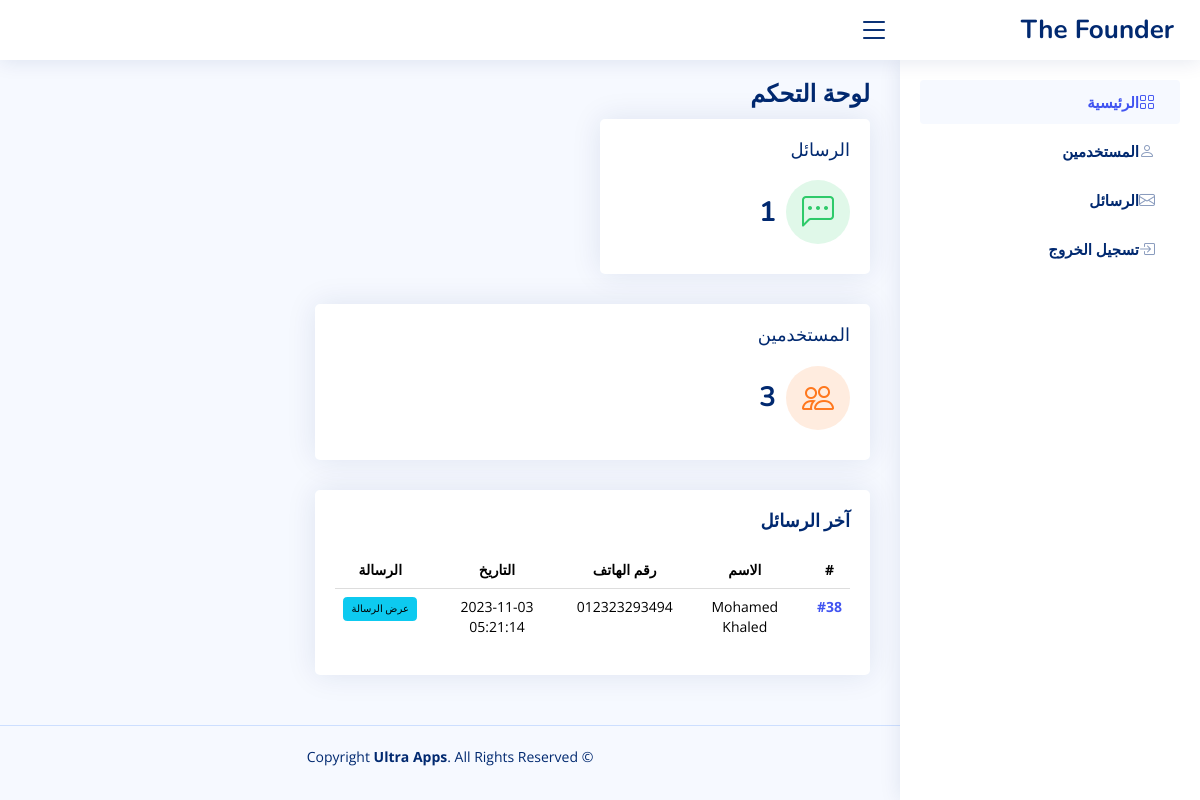
/manage/dashboard.php (signed in), run on the app's committed database.
### tables this page shows
CREATE TABLE `roles_permissions` (
  `role_id` bigint(20) NOT NULL,
  `perm_id` bigint(20) NOT NULL
);

CREATE TABLE `messages` (
  `ID` int(11) NOT NULL,
  `fname` varchar(255) NOT NULL,
  `lname` varchar(255) NOT NULL,
  `email` varchar(255) NOT NULL,
  `phone` varchar(255) NOT NULL,
  `Date` timestamp NULL DEFAULT NULL,
  `message` longtext NOT NULL
);

### manage/includes/functions/functions.php (called while the page is built, shortened)
<?php
function getAllFrom($field, $tableName, $where, $and, $orderField, $ordering = "ASC")
{
    global $con;
    $getAll = $con->prepare("SELECT $field FROM $tableName $where $and ORDER BY $orderField $ordering");
    $getAll->execute();
    $all = $getAll->fetchAll();
    return $all;
}
function countItems($item, $table)
{
    global $con;
    $stmt2 = $con->prepare("SELECT COUNT($item) FROM $table");
    $stmt2->execute();
    return $stmt2->fetchColumn();
}

### manage/dashboard.php (the view, shortened to what this page needs)
<?php
$pageTitle = 'لوحة التحكم';
include 'init.php';
$getAd = $con->prepare('SELECT
                            admin.*,
                            roles.role_name AS Role_Name
                        FROM
                            admin
                        INNER JOIN
                            roles
                        ON
                            roles.role_id = admin.role_id
                        WHERE
                            UserName = ?');
$getAd->execute([$sessionUser]);
$info = $getAd->fetch();
$AdminRole = $info['role_id'];
$getAdmin = $con->prepare("SELECT
                                roles_permissions.*,
                                permissions.perm_desc AS perm_name
                            FROM
                                roles_permissions
                            INNER JOIN
                                permissions
                            ON
                                permissions.perm_id = roles_permissions.perm_id
                            ");
$getAdmin->execute();
$info = $getAdmin->fetchAll();
if (isset($_SESSION['Username'])) {
    foreach ($info as $permission_name) {
        if ($permission_name['perm_name'] == 'Dashboard' && $permission_name['role_id'] == $AdminRole) { ?>
<main id="main" class="main">
    <div class="pagetitle">
        <h1>
            <h1><?php echo $pageTitle ?></h1>
        </h1>
    </div>
    <section class="section dashboard">
        <div class="row">
            <div class="col-lg-8">
                <div class="row">
                    <div class="col-xxl-6 col-md-6">
                        <div class="card info-card revenue-card">
                            <div class="card-body">
                                <h5 class="card-title">الرسائل</h5>
                                <div class="d-flex align-items-center">
                                    <div
                                        class="card-icon rounded-circle d-flex align-items-center justify-content-center">
                                        <i class="bi bi-chat-left-dots"></i>
                                    </div>
                                    <div class="p-3">
                                        <h6><?php echo countItems('ID', 'messages'); ?></h6>
                                    </div>
                                </div>
                            </div>
                        </div>
                    </div>
                    <div class="col-xxl-6 col-xl-12">
                        <div class="card info-card customers-card">
                            <div class="card-body">
                                <h5 class="card-title">المستخدمين</span></h5>
                                <div class="d-flex align-items-center">
                                    <div
                                        class="card-icon rounded-circle d-flex align-items-center justify-content-center">
                                        <i class="bi bi-people"></i>
                                    </div>
                                    <div class="p-3">
                                        <h6><?php echo countItems('UserID', 'admin'); ?></h6>
                                    </div>
                                </div>
                            </div>
                        </div>
                    </div>
                    <div class="col-12">
                        <div class="card recent-sales overflow-auto">
                            <div class="card-body">
                                <h2 class="card-title fw-bold">آخر الرسائل </h2>
                                <table class="table table-borderless datatable">
                                    <thead>
                                        <tr>
                                            <th scope="col">#</th>
                                            <th scope="col">الاسم</th>
                                            <th scope="col">رقم الهاتف</th>
                                            <th scope="col">التاريخ</th>
                                            <th scope="col">الرسالة</th>
                                        </tr>
                                    </thead>
                                    <tbody>
                                        <?php
                                                    $messages = getAllFrom("*", "messages", "", "", "ID", "ASC");
                                                    foreach ($messages as $msg) { ?>
                                        <tr>
                                            <th scope="row"><a href="#">#<?php echo $msg['ID']; ?></a></th>
                                            <td><?php echo $msg['fname'] . " " . $msg['lname']; ?></td>
                                            <td><?php echo $msg['phone']; ?></td>
                                            <td><?php echo $msg['Date']; ?></td>
                                            <td>
                                                <a class="btn btn-info" target="_blank"
                                                    href="message_details.php?msgid=<?php echo $msg['ID'] ?>">عرض
                                                    الرسالة</a>
                                            </td>
                                        </tr>
                                        <?php } ?>
                                    </tbody>
                                </table>
                            </div>
                        </div>
                    </div>
                </div>
            </div>
            <div class="col-lg-4">
            </div>
        </div>
    </section>
</main>
<?php
            include $templates . 'footer.php';
        }
    }
} else {
    header('Location: index.php');
    exit();
}
?>

### manage/includes/templates/footer.php (shortened to what this page needs)
<footer id="footer" class="footer">
    <div class="copyright">
        &copy; Copyright <strong><span>Ultra Apps</span></strong>. All Rights Reserved
    </div>
</footer>
</body>
</html>

### manage/layout/css/style.css (style rules this page uses)
:root { scroll-behavior: smooth; }
body { font-family: "Open Sans", sans-serif; background: #f6f9ff; color: #444444; }
a { color: #4154f1; text-decoration: none; }
h1, h2, h3, h4, h5, h6 { font-family: "Nunito", sans-serif; }
#main { margin-top: 60px; padding: 20px 30px; transition: all 0.3s; }
.pagetitle { margin-bottom: 10px; }
.pagetitle h1 { font-size: 24px; margin-bottom: 0; font-weight: 600; color: #012970; }
.card { margin-bottom: 30px; border: none; border-radius: 5px; box-shadow: 0px 0 30px rgba(1, 41, 112, 0.1); }
.card-title { padding: 20px 0 15px 0; font-size: 18px; font-weight: 500; color: #012970; font-family: "Poppins", sans-serif; }
.card-body { padding: 0 20px 20px 20px; }
@media (min-width: 1200px) { #main, #footer { margin-right: 300px; } }
.dashboard .info-card { padding-bottom: 10px; }
.dashboard .info-card h6 { font-size: 28px; color: #012970; font-weight: 700; margin: 0; padding: 0; }
.dashboard .card-icon { font-size: 32px; line-height: 0; width: 64px; height: 64px; flex-shrink: 0; flex-grow: 0; }
.dashboard .revenue-card .card-icon { color: #2eca6a; background: #e0f8e9; }
.dashboard .customers-card .card-icon { color: #ff771d; background: #ffecdf; }
.dashboard .recent-sales { font-size: 14px; }
.dashboard .recent-sales .table thead { background: #f6f6fe; }
.dashboard .table thead th, .dashboard .table tbody td { text-align: center; }
.dashboard .recent-sales .table thead th { border: 0; }
.footer { padding: 20px 0; font-size: 14px; transition: all 0.3s; border-top: 1px solid #cddfff; }
.footer .copyright { text-align: center; color: #012970; }

### data on the page
roles_permissions: countItems "1", countItems "3"
messages: ID "38", fname "Mohamed", lname "Khaled", phone "012323293494", Date "2023-11-03 05:21:14"
